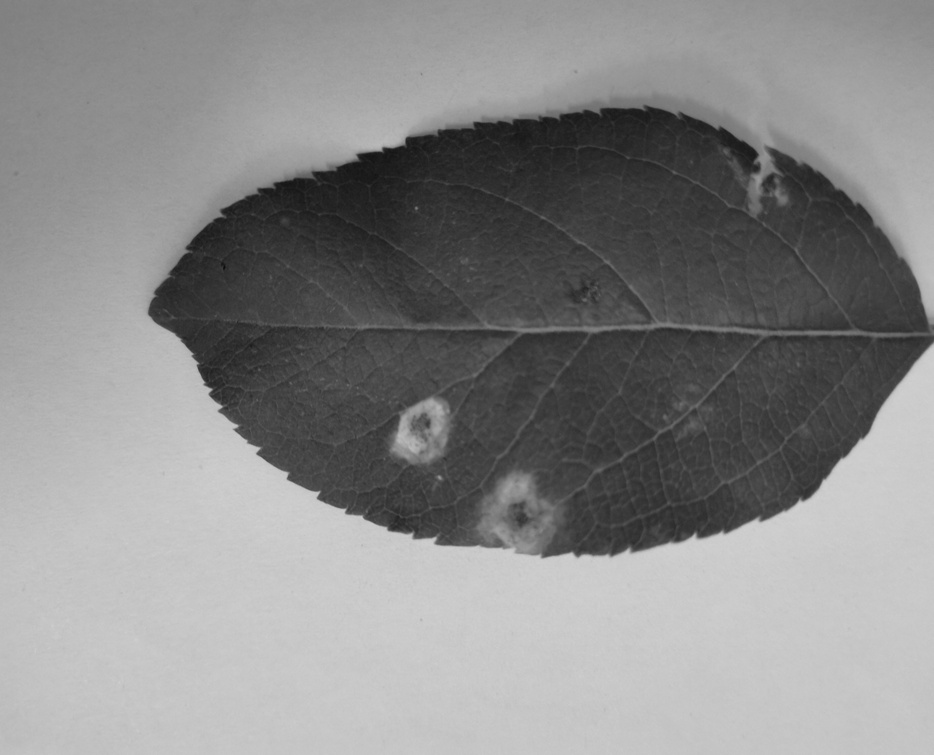
#> input picture RGB/r_channel.jpg, 934 x 755 px, shrunk from 1899 x 1536 before the run
$ python LesionThreshSeg.py
#> lines starting #> are read from the running program, lines starting #| are printed output that depends on the picture; after the words box and inside, x2 and y2 are one past the last pixel; in counts of white or black regions, pixels touching at a corner belong together; long printed decimals are rounded
import cv2
import numpy as np
from matplotlib import pyplot as plt
import os

if not os.path.exists('LesionThreshSeg'):
    os.makedirs('LesionThreshSeg')
# 读取图像
img = cv2.imread('RGB/r_channel.jpg')
#> img is the input picture: shape (755, 934, 3); min 10, max 208, mean 137.2
# 读入叶片分割二值图像
mask = cv2.imread('ThresholdSegmentation/SegmentationOperation.jpg')
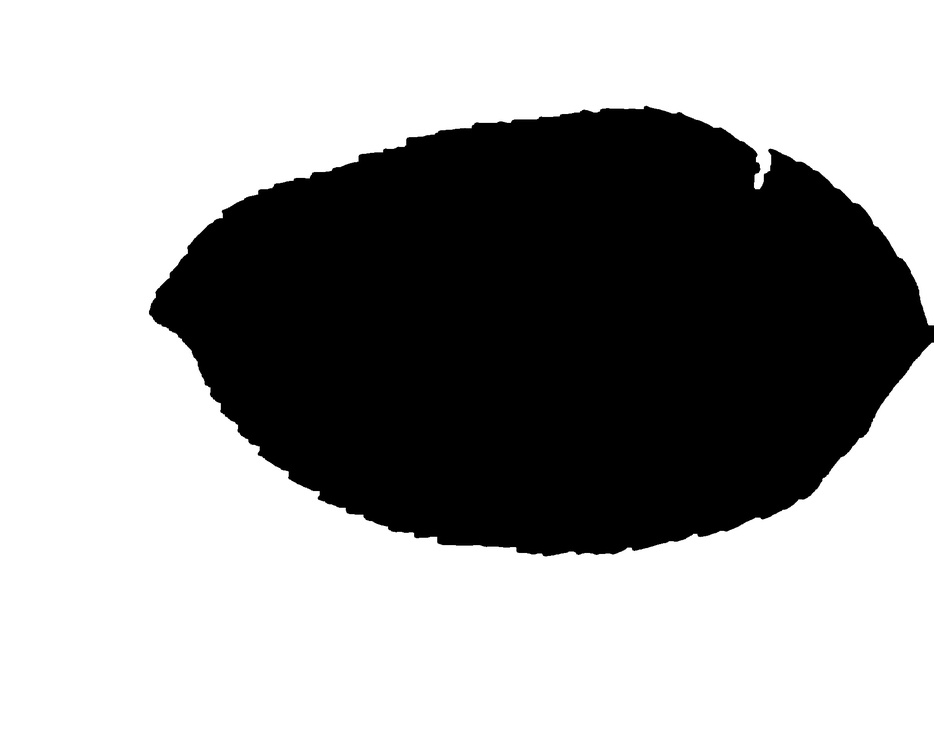
#> input picture ThresholdSegmentation/SegmentationOperation.jpg, 934 x 755 px, shrunk from 1899 x 1536 before the run
#> mask is the input picture: shape (755, 934, 3); min 0, max 255, mean 162.9
# 取反
mask = cv2.bitwise_not(mask)

# 对图像进行掩膜处理
masked_img = cv2.bitwise_and(img, mask)

# 显示掩膜处理后的图像和直方图

fig, ax = plt.subplots(nrows=2, ncols=3, figsize=(15, 7))
ax[0,0].imshow(cv2.cvtColor(masked_img, cv2.COLOR_BGR2RGB))
ax[0,0].axis('off')
ax[0,0].set_title('Mask processing')


# 显示直方图
ax[0,1].hist(masked_img.ravel(), bins=256, range=(1, 256))
ax[0,1].set_title('Histogram')

# 读取图像
leaf = cv2.imread('AppleDiseaseLeaves/1.jpg')
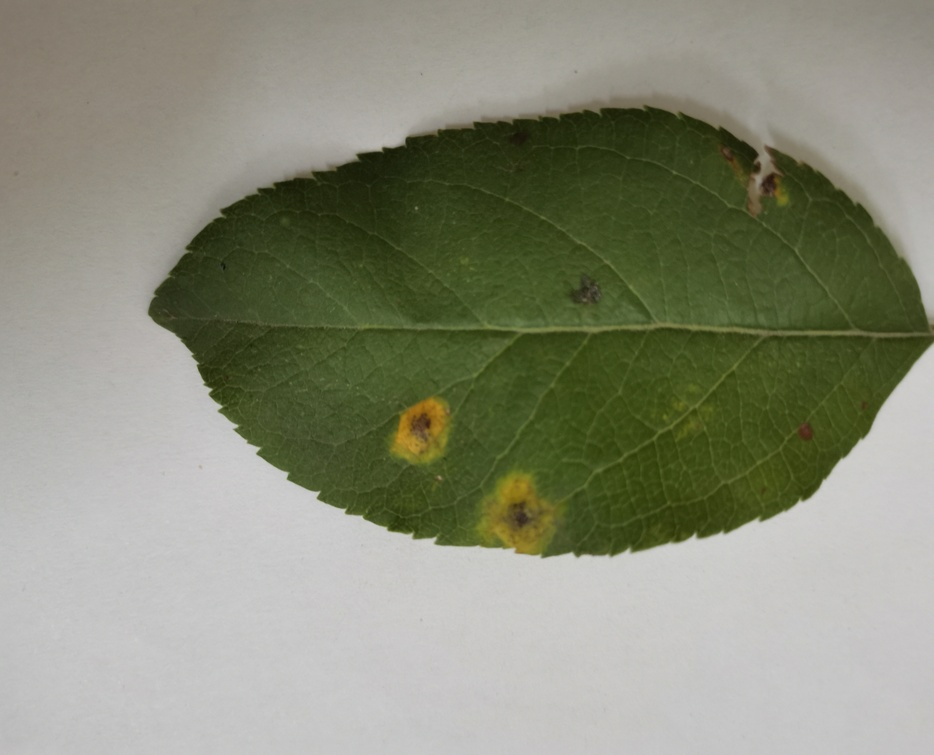
#> input picture AppleDiseaseLeaves/1.jpg, 934 x 755 px, shrunk from 1899 x 1536 before the run
#> leaf is the input picture: shape (755, 934, 3); mean B, G, R 121, 140, 137.3
ax[0,2].imshow(cv2.cvtColor(cv2.bitwise_and(leaf, mask), cv2.COLOR_BGR2RGB))
ax[0,2].axis('off')
ax[0,2].set_title('Origin')
cv2.imwrite('LesionThreshSeg/Origin.jpg', cv2.bitwise_and(leaf, mask))
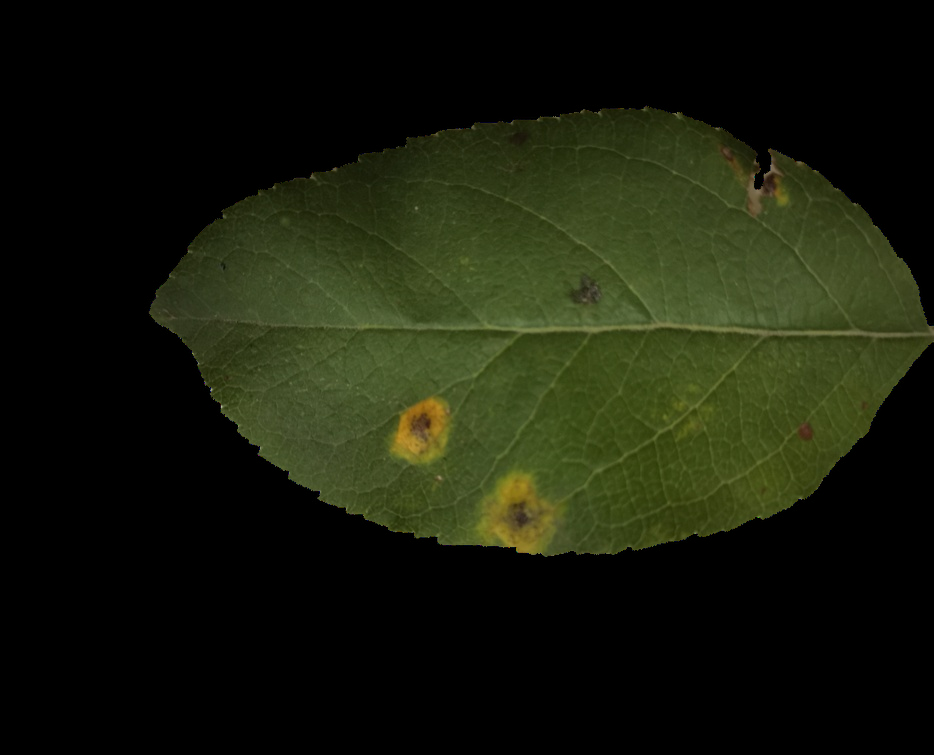
#> saved as Origin.jpg: shape (755, 934, 3); mean B, G, R 11.4, 27, 23.1

# 设定阈值
threshold_value = 99

# 阈值分割
ret, thresh = cv2.threshold(masked_img, threshold_value, 255, cv2.THRESH_BINARY)
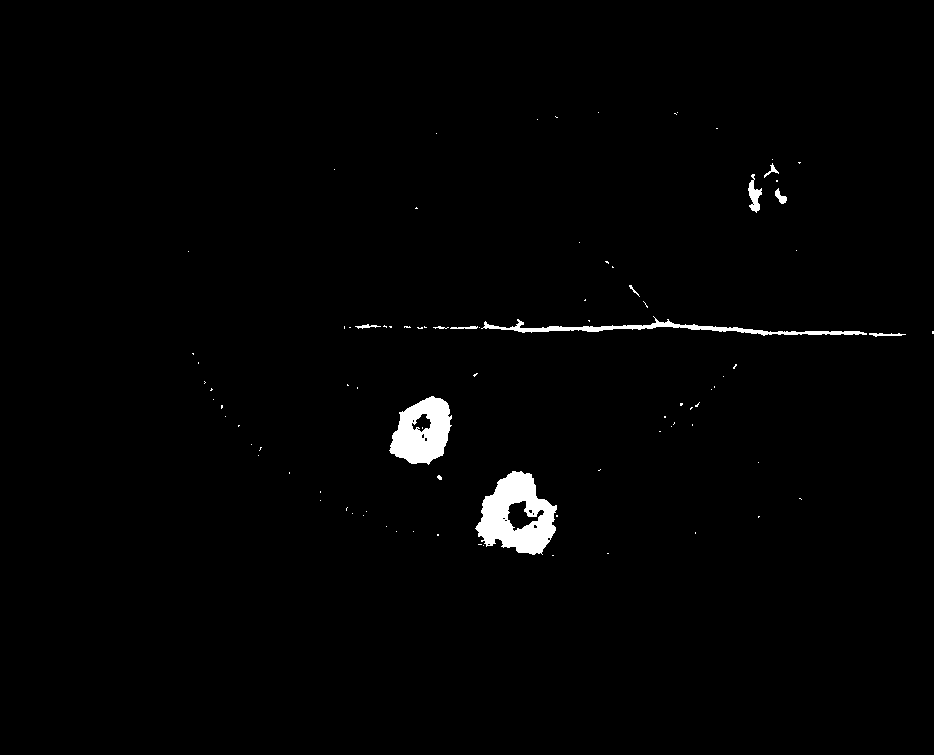
#> thresh: shape (755, 934, 3); 1.3% white; 89 white regions (78 under 20 px), largest, box (x1, y1, x2, y2) and area: (475, 471, 557, 555) 4001, (389, 396, 452, 465) 2825, (481, 316, 867, 336) 1564
#> ret = 99

# 显示分割后二值化图像
ax[1,0].imshow(cv2.cvtColor(thresh, cv2.COLOR_BGR2RGB))
ax[1,0].axis('off')
ax[1,0].set_title('thresh process')
cv2.imwrite('LesionThreshSeg/threshprocess.jpg', thresh)
'''
开运算消除大部分叶脉
'''
# 定义结构元素
kernel = cv2.getStructuringElement(cv2.MORPH_RECT, (1,15))
# 对图像进行开运算
thresh = cv2.morphologyEx(thresh, cv2.MORPH_OPEN, kernel)
#> thresh: shape (755, 934, 3); 0.94% white; 4 white regions (1 under 20 px), largest, box (x1, y1, x2, y2) and area: (481, 471, 554, 555) 3754, (393, 396, 449, 465) 2654, (750, 180, 758, 213) 172
'''
开运算消除剩余噪点
'''
# 定义结构元素
kernel = cv2.getStructuringElement(cv2.MORPH_ELLIPSE, (5, 5))
# 对图像进行开运算
thresh = cv2.morphologyEx(thresh, cv2.MORPH_OPEN, kernel)
#> thresh: shape (755, 934, 3); 0.91% white; 3 white regions, box (x1, y1, x2, y2) and area: (481, 471, 554, 555) 3676, (393, 396, 449, 464) 2620, (750, 188, 758, 205) 106

cv2.imwrite('LesionThreshSeg/open operation.jpg', thresh)

# 定义结构元素
kernel = cv2.getStructuringElement(cv2.MORPH_ELLIPSE, (40, 40))
# 对图像进行闭运算
thresh = cv2.morphologyEx(thresh, cv2.MORPH_CLOSE, kernel)
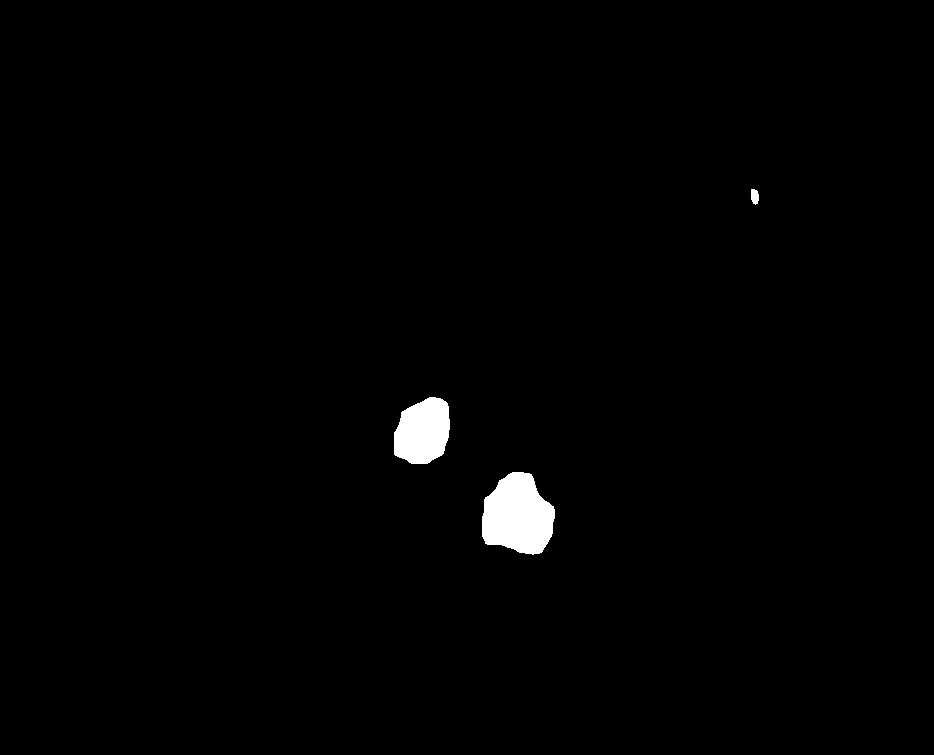
#> thresh: shape (755, 934, 3); 1.1% white; 3 white regions, box (x1, y1, x2, y2) and area: (482, 472, 555, 555) 4486, (394, 397, 450, 464) 2961, (751, 189, 759, 205) 103
# 显示分割后二值化图像
ax[1,1].imshow(cv2.cvtColor(thresh, cv2.COLOR_BGR2RGB))
ax[1,1].axis('off')
ax[1,1].set_title('open and close operation')
cv2.imwrite('LesionThreshSeg/open and close operation.jpg', thresh)

tmp = np.uint8(cv2.cvtColor(thresh,cv2.COLOR_BGR2GRAY))
#> tmp: shape (755, 934); 1.1% white; 3 white regions
# 获取轮廓
contours, hierarchy = cv2.findContours(tmp, cv2.RETR_TREE, cv2.CHAIN_APPROX_SIMPLE)
#> contours = 3 contours; box (x1, y1, x2, y2) and area: (482, 472, 555, 555) 4368, (394, 397, 450, 464) 2866, (751, 189, 759, 205) 84

# 计算所有连通分量的面积总和
total_area = 0
for contour in contours:
    area = cv2.contourArea(contour)
    total_area += area
#> this loop made 3 passes
#> (area, total_area) on passes 1 to 3: (4368, 4368), (2866.5, 7234.5), (84, 7318.5)
#> after the loop, total_area = 7318.5

print("连通分量的面积总和：", total_area)
#| 连通分量的面积总和： 7318.5
print("病斑占比：", total_area/1051978.0)
#| 病斑占比： 0.006957
# 生成空白图片
third_img = np.zeros_like(img)
# 绘制轮廓
cv2.drawContours(third_img, contours, -1, (0, 255, 0), 2)
cv2.imwrite('LesionThreshSeg/contour.jpg', third_img)

# 对图像进行掩膜处理
Disease_img = cv2.bitwise_and(leaf, thresh)

# 显示分割后叶片病斑图像
ax[1,2].imshow(cv2.cvtColor(Disease_img, cv2.COLOR_BGR2RGB))
ax[1,2].axis('off')
ax[1,2].set_title('Disease Seg')
cv2.imwrite('LesionThreshSeg/Disease Seg.jpg', Disease_img)
plt.tight_layout()
plt.show()
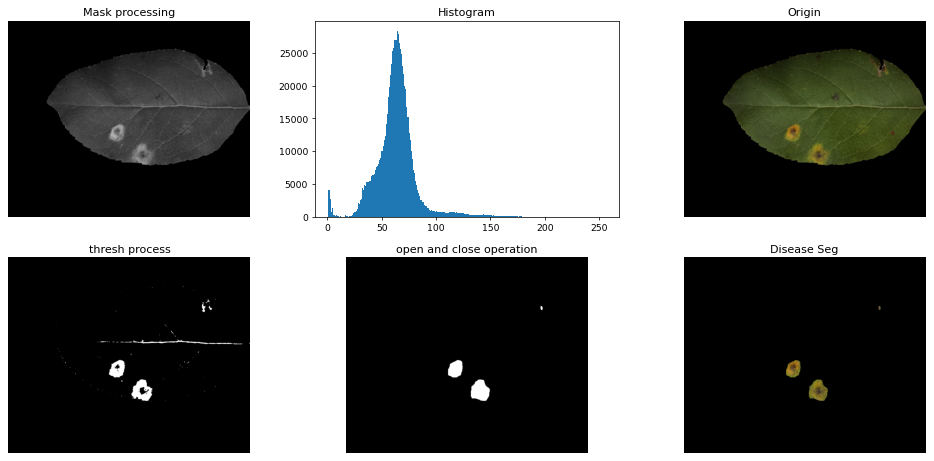
#> figure drawn by matplotlib, 6 panels; panel 2: tallest bar 28413 high, from x = 63.75 to 64.75
